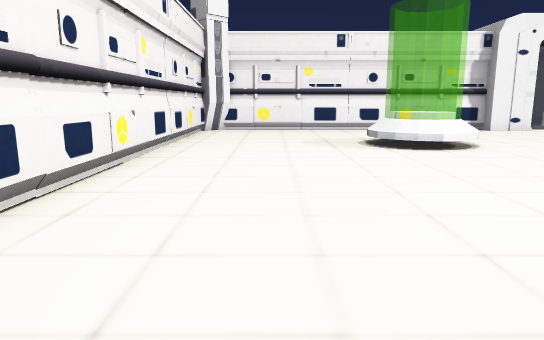
[1] (above)

20 first-person views from a walk through a scene from a Unity 3-D project. The camera is 1.2 m above the floor, tilts 10° down and sees 70° across. The floor is counted in squares, 1 m on a side. Each view is taken from the middle of a square. On the plan, view 1 faces up. The plan holds only what a view shows up to about 15 squares ahead; the rest is blank. The place goes on beyond the plan. The player character is not drawn. Door leaves are left out, so doorways stand open.

[2]
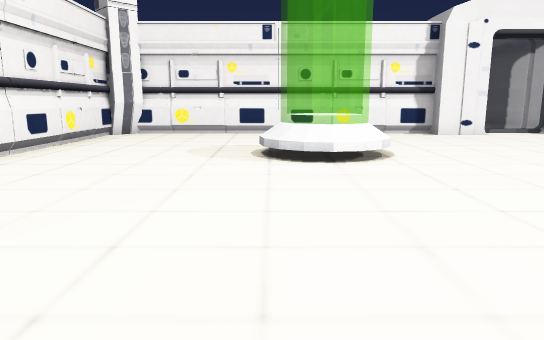

[3]
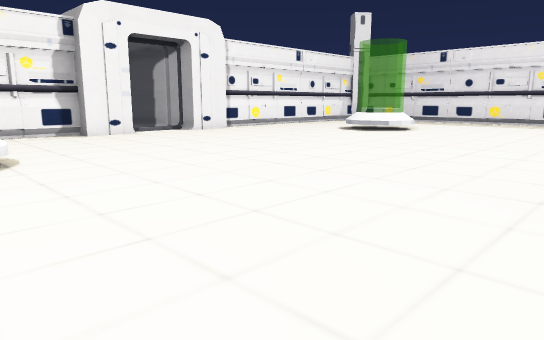

[4]
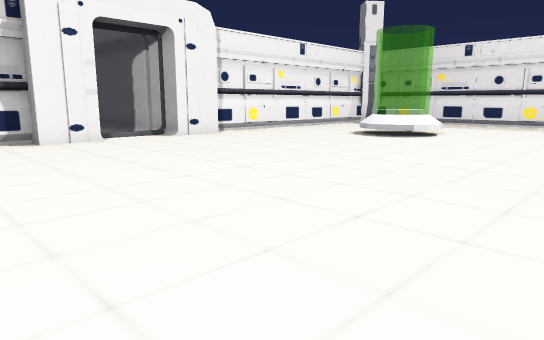

[5]
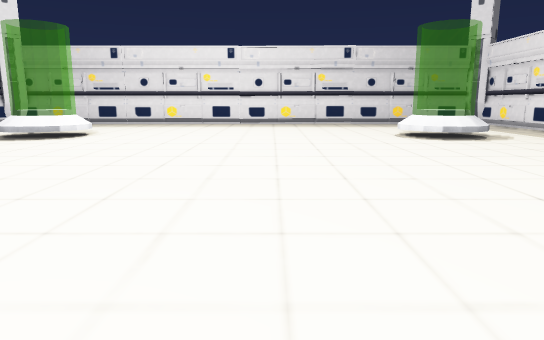

[6]
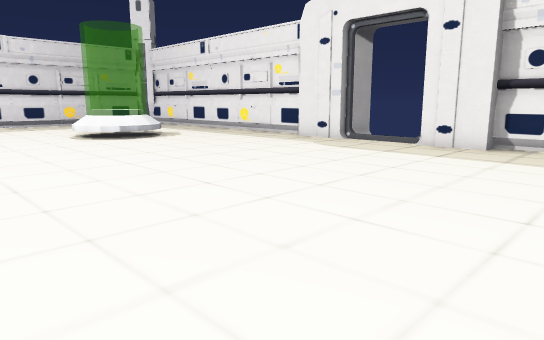

[7]
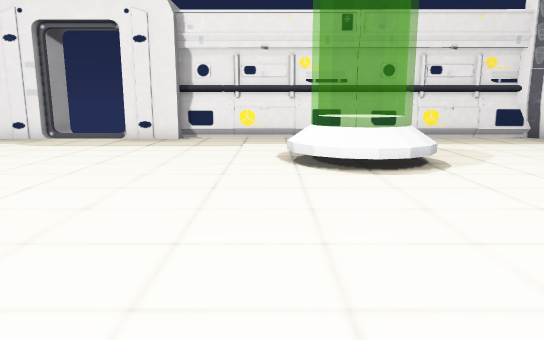

[8]
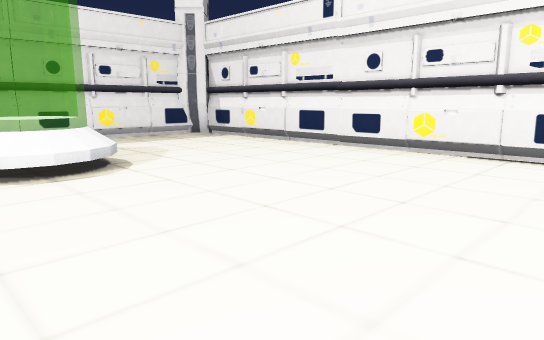

[9]
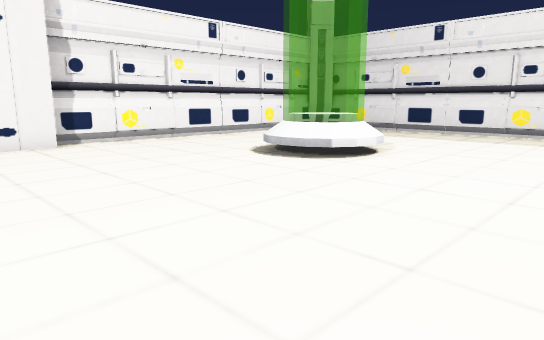

[10]
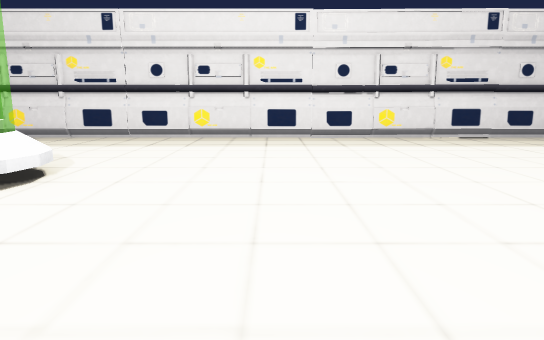

[11]
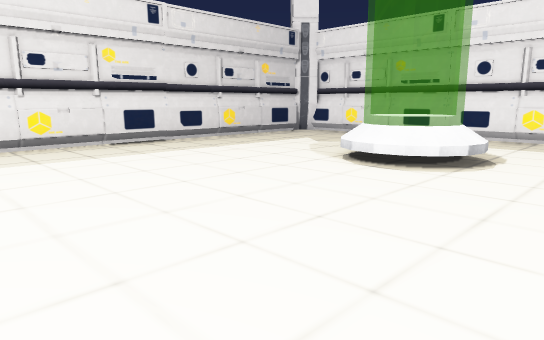

[12]
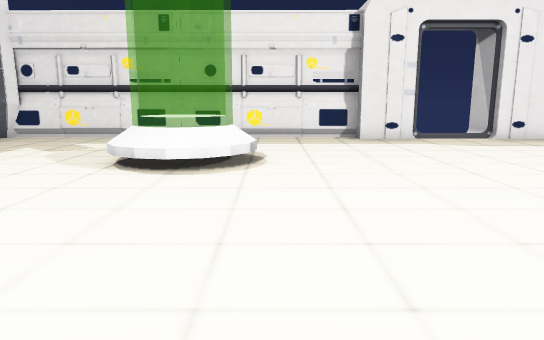

[13]
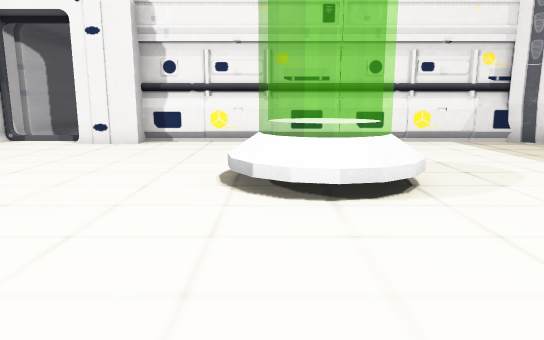

[14]
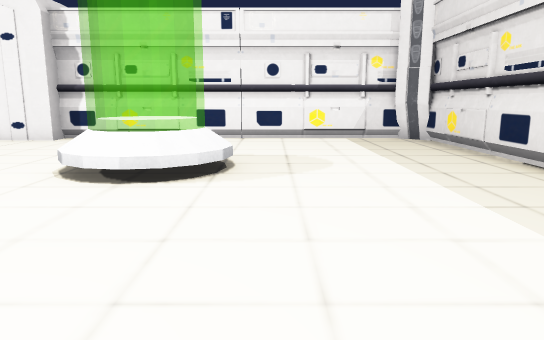

[15]
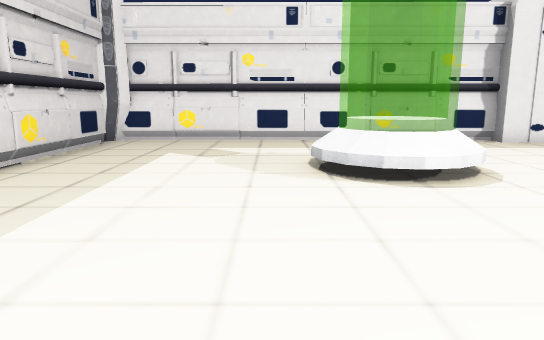

[16]
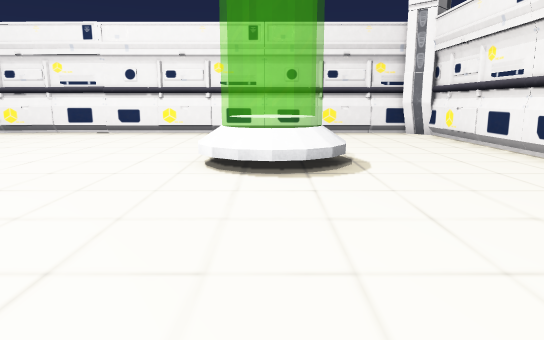

[17]
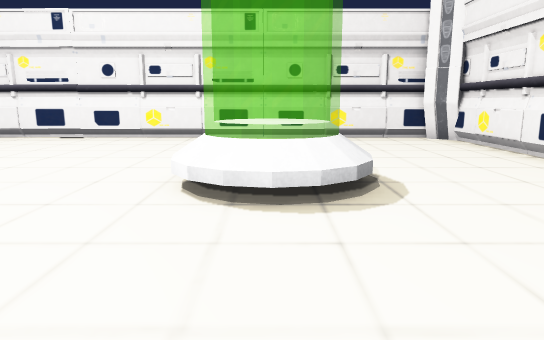

[18]
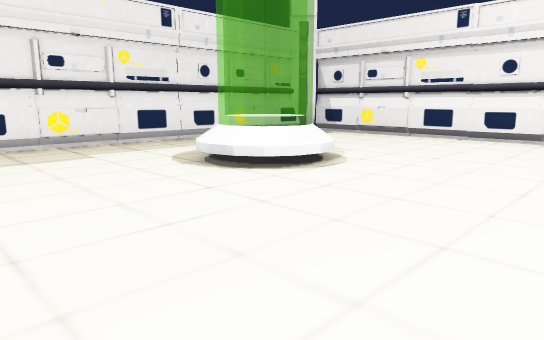

[19]
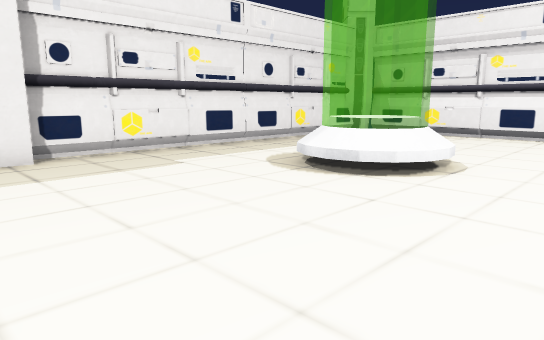

[20]
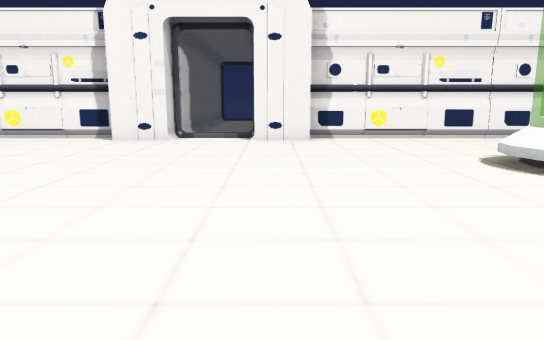

### Floor plan
Points are (right, up) in squares from view 1. A wall is a line through its corners. A room is listed if a view was taken in it or the views show most of it. See-through windows are left out.
Room 1 (views 1, 2, 3, 4, 5, 6, 7, 8, 9, 10, 11, 12, 13, 14, 15, 16, 17, 18, 19, 20)
walls: (10.3, -7.4) (10.7, -7.6); (13.1, -7.6) (15.2, -7.6); (13.8, -7.7) (15.2, -7.5); (9, -7.5) (9.8, -7.6); (13.2, -7.9) (13.5, -7.6); (9, -7.6) (10.7, -7.6); (10.7, 16.1) (9, 16.1) (9, 16.6) (-2.2, 16.6); (15.2, -7.9) (26.9, -8); (10.7, 16.3) (10.2, 16); (9.7, 16.2) (9, 16.1); (15.2, 16.1) (13.4, 16.1); (7.1, -7.8) (7.6, -7.7); (18.8, -8) (19.4, -7.9); (17.2, 16.8) (16.6, 16.6); (23.2, 16.7) (22.6, 16.6); (-0.7, 16.7) (-2.2, 16.4); (26.3, -7.9) (26.8, -7.4) (26.8, 16.1) (26.2, 16.6) (15.2, 16.6) (15.2, 16.1) (13.4, 16.3); (-1.8, 16.5) (-2.5, 15.8); (-2.4, -7.9) (9, -7.9); (-1.8, 16.6) (-2.3, 15.9); (26.8, 15.8) (26.1, 16.4) (25, 16.7); (-2.8, 16.1) (-2.8, -7.2) (-2, -8)
low walls: (-2.8, -7.5) (-2.4, -7.9); (-1.9, 16.7) (-2.6, 15.9); (26.5, -8.1) (27, -7.5)
ways out: open door at (12, -8); open door at (12, 17)
objects: other object (3, -4) to (5, -2); other object (3, 10) to (5, 12); other object (19, -4) to (21, -3); other object (19, -2); other object (19, 10) to (21, 11); other object (19, 12)

Positions as (right, up) in squares from view 1, and headings:
1: (0, 0), facing up
2: (3, 2), facing up
3: (4, 2), facing up-right
4: (6, 4), facing up-right
5: (6, 3), facing right
6: (6, 3), facing down-right
7: (6, 5), facing down
8: (6, 5), facing down-left
9: (12, 5), facing up-right
10: (14, 6), facing right
11: (16, 5), facing down-right
12: (18, 5), facing down
13: (19, 5), facing up
14: (22, 4), facing up
15: (22, 4), facing down
16: (12, 11), facing left
17: (10, 11), facing left
18: (10, 3), facing down-left
19: (11, 1), facing down-left
20: (14, 4), facing up
